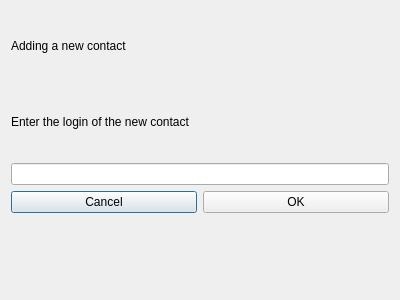
<?xml version="1.0" encoding="UTF-8"?>
<ui version="4.0">
 <class>AddContact</class>
 <widget class="QDialog" name="AddContact">
  <property name="geometry">
   <rect>
    <x>0</x>
    <y>0</y>
    <width>400</width>
    <height>300</height>
   </rect>
  </property>
  <property name="windowTitle">
   <string>Dialog</string>
  </property>
  <layout class="QGridLayout" name="gridLayout">
   <item row="0" column="0">
    <widget class="QLabel" name="TitleLabel">
     <property name="text">
      <string>Adding a new contact</string>
     </property>
    </widget>
   </item>
   <item row="1" column="0">
    <widget class="QLabel" name="LoginLabel">
     <property name="text">
      <string>Enter the login of the new contact</string>
     </property>
    </widget>
   </item>
   <item row="2" column="0" colspan="2">
    <widget class="QLineEdit" name="LoginLineEdit">
     <property name="placeholderText">
      <string/>
     </property>
    </widget>
   </item>
   <item row="3" column="0">
    <widget class="QPushButton" name="CancelButton">
     <property name="text">
      <string>Cancel</string>
     </property>
    </widget>
   </item>
   <item row="3" column="1">
    <widget class="QPushButton" name="AddButton">
     <property name="text">
      <string>OK</string>
     </property>
    </widget>
   </item>
   <item row="4" column="0" colspan="2">
    <widget class="QLabel" name="ErrorLabel">
     <property name="text">
      <string/>
     </property>
    </widget>
   </item>
  </layout>
 </widget>
 <resources/>
 <connections/>
</ui>
